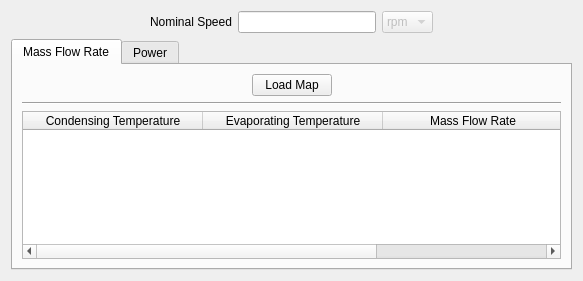
<?xml version="1.0" encoding="UTF-8"?>
<ui version="4.0">
 <class>Form</class>
 <widget class="QWidget" name="Form">
  <property name="geometry">
   <rect>
    <x>0</x>
    <y>0</y>
    <width>583</width>
    <height>281</height>
   </rect>
  </property>
  <property name="windowTitle">
   <string>Form</string>
  </property>
  <layout class="QVBoxLayout" name="verticalLayout_2">
   <item>
    <layout class="QHBoxLayout" name="horizontalLayout_4">
     <item>
      <spacer name="horizontalSpacer_5">
       <property name="orientation">
        <enum>Qt::Horizontal</enum>
       </property>
       <property name="sizeHint" stdset="0">
        <size>
         <width>40</width>
         <height>20</height>
        </size>
       </property>
      </spacer>
     </item>
     <item>
      <widget class="QLabel" name="Speed_label">
       <property name="text">
        <string>Nominal Speed</string>
       </property>
      </widget>
     </item>
     <item>
      <widget class="QLineEdit" name="Speed">
       <property name="toolTip">
        <string>Nominal Speed of the map.</string>
       </property>
      </widget>
     </item>
     <item>
      <widget class="QComboBox" name="Speed_unit">
       <property name="enabled">
        <bool>false</bool>
       </property>
       <item>
        <property name="text">
         <string>rpm</string>
        </property>
       </item>
      </widget>
     </item>
     <item>
      <spacer name="horizontalSpacer_7">
       <property name="orientation">
        <enum>Qt::Horizontal</enum>
       </property>
       <property name="sizeHint" stdset="0">
        <size>
         <width>40</width>
         <height>20</height>
        </size>
       </property>
      </spacer>
     </item>
    </layout>
   </item>
   <item>
    <widget class="QTabWidget" name="Map_Tabs">
     <property name="currentIndex">
      <number>0</number>
     </property>
     <widget class="QWidget" name="tab">
      <attribute name="title">
       <string>Mass Flow Rate</string>
      </attribute>
      <layout class="QVBoxLayout" name="verticalLayout_3">
       <item>
        <layout class="QHBoxLayout" name="horizontalLayout_5">
         <item>
          <spacer name="horizontalSpacer_3">
           <property name="orientation">
            <enum>Qt::Horizontal</enum>
           </property>
           <property name="sizeHint" stdset="0">
            <size>
             <width>40</width>
             <height>20</height>
            </size>
           </property>
          </spacer>
         </item>
         <item>
          <widget class="QPushButton" name="Load_map_button_1">
           <property name="toolTip">
            <string>Load map from external csv file</string>
           </property>
           <property name="text">
            <string>Load Map</string>
           </property>
          </widget>
         </item>
         <item>
          <spacer name="horizontalSpacer_4">
           <property name="orientation">
            <enum>Qt::Horizontal</enum>
           </property>
           <property name="sizeHint" stdset="0">
            <size>
             <width>40</width>
             <height>20</height>
            </size>
           </property>
          </spacer>
         </item>
        </layout>
       </item>
       <item>
        <widget class="Line" name="line_2">
         <property name="orientation">
          <enum>Qt::Horizontal</enum>
         </property>
        </widget>
       </item>
       <item>
        <layout class="QHBoxLayout" name="horizontalLayout">
         <item>
          <layout class="QVBoxLayout" name="verticalLayout">
           <item>
            <widget class="QTableWidget" name="map_M_table">
             <property name="editTriggers">
              <set>QAbstractItemView::NoEditTriggers</set>
             </property>
             <attribute name="horizontalHeaderDefaultSectionSize">
              <number>180</number>
             </attribute>
             <column>
              <property name="text">
               <string>Condensing Temperature</string>
              </property>
             </column>
             <column>
              <property name="text">
               <string>Evaporating Temperature</string>
              </property>
             </column>
             <column>
              <property name="text">
               <string>Mass Flow Rate</string>
              </property>
             </column>
            </widget>
           </item>
          </layout>
         </item>
        </layout>
       </item>
      </layout>
     </widget>
     <widget class="QWidget" name="tab_2">
      <attribute name="title">
       <string>Power</string>
      </attribute>
      <layout class="QVBoxLayout" name="verticalLayout_5">
       <item>
        <layout class="QHBoxLayout" name="horizontalLayout_3">
         <item>
          <spacer name="horizontalSpacer">
           <property name="orientation">
            <enum>Qt::Horizontal</enum>
           </property>
           <property name="sizeHint" stdset="0">
            <size>
             <width>40</width>
             <height>20</height>
            </size>
           </property>
          </spacer>
         </item>
         <item>
          <widget class="QPushButton" name="Load_map_button_2">
           <property name="toolTip">
            <string>Load map from external csv file</string>
           </property>
           <property name="text">
            <string>Load Map</string>
           </property>
          </widget>
         </item>
         <item>
          <spacer name="horizontalSpacer_2">
           <property name="orientation">
            <enum>Qt::Horizontal</enum>
           </property>
           <property name="sizeHint" stdset="0">
            <size>
             <width>40</width>
             <height>20</height>
            </size>
           </property>
          </spacer>
         </item>
        </layout>
       </item>
       <item>
        <widget class="Line" name="line_3">
         <property name="orientation">
          <enum>Qt::Horizontal</enum>
         </property>
        </widget>
       </item>
       <item>
        <layout class="QHBoxLayout" name="horizontalLayout_2">
         <item>
          <layout class="QVBoxLayout" name="verticalLayout_4">
           <item>
            <widget class="QTableWidget" name="map_P_table">
             <attribute name="horizontalHeaderDefaultSectionSize">
              <number>180</number>
             </attribute>
             <column>
              <property name="text">
               <string>Condensing Temperature</string>
              </property>
             </column>
             <column>
              <property name="text">
               <string>Evaporating Temperature</string>
              </property>
             </column>
             <column>
              <property name="text">
               <string>Power</string>
              </property>
             </column>
            </widget>
           </item>
          </layout>
         </item>
        </layout>
       </item>
      </layout>
     </widget>
    </widget>
   </item>
  </layout>
 </widget>
 <resources/>
 <connections/>
</ui>
